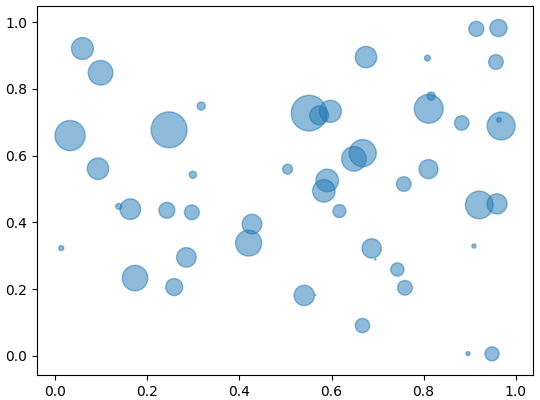

Recreate this plot in Python.
#  Author:  anonymous, found on www

import numpy as np
import matplotlib.pyplot as plt

# this plots 50 random (x,y) points between (0,0) and (1,1)
#  each with random radius up to 15 point size 

N = 50

# get and print the x values
x = np.random.rand(N)
print('\nx', x)

# get and print the y values
y = np.random.rand(N)
print('\ny', y)

# calculate and print the sizes of the circles
area = np.pi * (15 * np.random.rand(N))**2 # 0 to 15 point radiuses
print('\narea', area)

# plot the 50 circles
plt.scatter(x, y, s=area, alpha=0.5)
plt.show()
